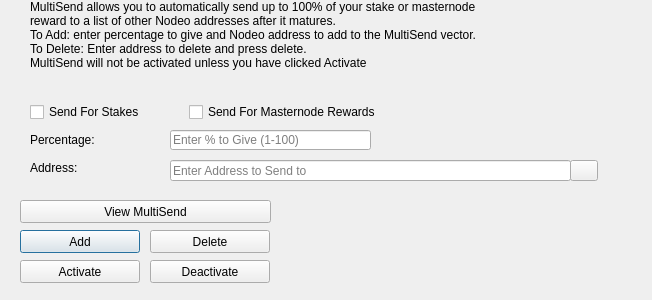
<?xml version="1.0" encoding="UTF-8"?>
<ui version="4.0">
 <class>MultiSendDialog</class>
 <widget class="QDialog" name="MultiSendDialog">
  <property name="windowModality">
   <enum>Qt::NonModal</enum>
  </property>
  <property name="geometry">
   <rect>
    <x>0</x>
    <y>0</y>
    <width>652</width>
    <height>300</height>
   </rect>
  </property>
  <property name="windowTitle">
   <string>MultiSend</string>
  </property>
  <widget class="QLineEdit" name="multiSendPercentEdit">
   <property name="geometry">
    <rect>
     <x>170</x>
     <y>130</y>
     <width>201</width>
     <height>20</height>
    </rect>
   </property>
   <property name="toolTip">
    <string>Enter whole numbers 1 - 100</string>
   </property>
   <property name="placeholderText">
    <string>Enter % to Give (1-100)</string>
   </property>
  </widget>
  <widget class="QLineEdit" name="multiSendAddressEdit">
   <property name="geometry">
    <rect>
     <x>170</x>
     <y>160</y>
     <width>401</width>
     <height>21</height>
    </rect>
   </property>
   <property name="toolTip">
    <string/>
   </property>
   <property name="placeholderText">
    <string>Enter Address to Send to</string>
   </property>
  </widget>
  <widget class="QLabel" name="label_2">
   <property name="geometry">
    <rect>
     <x>30</x>
     <y>0</y>
     <width>451</width>
     <height>121</height>
    </rect>
   </property>
   <property name="lineWidth">
    <number>1</number>
   </property>
   <property name="text">
    <string>MultiSend allows you to automatically send up to 100% of your stake or masternode reward to a list of other Nodeo addresses after it matures.
To Add: enter percentage to give and Nodeo address to add to the MultiSend vector.
To Delete: Enter address to delete and press delete.
MultiSend will not be activated unless you have clicked Activate</string>
   </property>
   <property name="alignment">
    <set>Qt::AlignLeading|Qt::AlignLeft|Qt::AlignTop</set>
   </property>
   <property name="wordWrap">
    <bool>true</bool>
   </property>
  </widget>
  <widget class="QLabel" name="message">
   <property name="geometry">
    <rect>
     <x>290</x>
     <y>200</y>
     <width>351</width>
     <height>91</height>
    </rect>
   </property>
   <property name="text">
    <string/>
   </property>
  </widget>
  <widget class="QPushButton" name="addButton">
   <property name="geometry">
    <rect>
     <x>20</x>
     <y>230</y>
     <width>120</width>
     <height>23</height>
    </rect>
   </property>
   <property name="toolTip">
    <string/>
   </property>
   <property name="statusTip">
    <string>Add to MultiSend Vector</string>
   </property>
   <property name="text">
    <string>Add</string>
   </property>
  </widget>
  <widget class="QPushButton" name="disableButton">
   <property name="geometry">
    <rect>
     <x>150</x>
     <y>260</y>
     <width>120</width>
     <height>23</height>
    </rect>
   </property>
   <property name="statusTip">
    <string>Deactivate MultiSend</string>
   </property>
   <property name="text">
    <string>Deactivate</string>
   </property>
  </widget>
  <widget class="QPushButton" name="addressBookButton">
   <property name="geometry">
    <rect>
     <x>570</x>
     <y>160</y>
     <width>28</width>
     <height>21</height>
    </rect>
   </property>
   <property name="toolTip">
    <string>Choose an address from the address book</string>
   </property>
   <property name="text">
    <string/>
   </property>
   <property name="icon">
    <iconset resource="../nodeo.qrc">
     <normaloff>:/icons/address-book</normaloff>:/icons/address-book</iconset>
   </property>
   <property name="shortcut">
    <string>Alt+A</string>
   </property>
   <property name="autoDefault">
    <bool>false</bool>
   </property>
  </widget>
  <widget class="QLabel" name="label">
   <property name="geometry">
    <rect>
     <x>30</x>
     <y>130</y>
     <width>121</width>
     <height>20</height>
    </rect>
   </property>
   <property name="toolTip">
    <string>Percentage of stake to send</string>
   </property>
   <property name="text">
    <string>Percentage:</string>
   </property>
  </widget>
  <widget class="QLabel" name="label_5">
   <property name="geometry">
    <rect>
     <x>30</x>
     <y>160</y>
     <width>111</width>
     <height>16</height>
    </rect>
   </property>
   <property name="toolTip">
    <string>Address to send portion of stake to</string>
   </property>
   <property name="text">
    <string>Address:</string>
   </property>
  </widget>
  <widget class="QPushButton" name="deleteButton">
   <property name="geometry">
    <rect>
     <x>150</x>
     <y>230</y>
     <width>120</width>
     <height>23</height>
    </rect>
   </property>
   <property name="toolTip">
    <string/>
   </property>
   <property name="statusTip">
    <string>Delete Address From MultiSend Vector</string>
   </property>
   <property name="text">
    <string>Delete</string>
   </property>
  </widget>
  <widget class="QPushButton" name="activateButton">
   <property name="geometry">
    <rect>
     <x>20</x>
     <y>260</y>
     <width>120</width>
     <height>23</height>
    </rect>
   </property>
   <property name="statusTip">
    <string>Activate MultiSend</string>
   </property>
   <property name="text">
    <string>Activate</string>
   </property>
  </widget>
  <widget class="QPushButton" name="viewButton">
   <property name="geometry">
    <rect>
     <x>20</x>
     <y>200</y>
     <width>251</width>
     <height>23</height>
    </rect>
   </property>
   <property name="toolTip">
    <string/>
   </property>
   <property name="statusTip">
    <string>View MultiSend Vector</string>
   </property>
   <property name="text">
    <string>View MultiSend</string>
   </property>
  </widget>
  <widget class="QWidget" name="horizontalLayoutWidget">
   <property name="geometry">
    <rect>
     <x>30</x>
     <y>100</y>
     <width>351</width>
     <height>24</height>
    </rect>
   </property>
   <layout class="QHBoxLayout" name="horizontalLayout">
    <item>
     <widget class="QCheckBox" name="multiSendStakeCheckBox">
      <property name="text">
       <string>Send For Stakes</string>
      </property>
     </widget>
    </item>
    <item>
     <widget class="QCheckBox" name="multiSendMasternodeCheckBox">
      <property name="text">
       <string>Send For Masternode Rewards</string>
      </property>
     </widget>
    </item>
   </layout>
  </widget>
 </widget>
 <resources>
  <include location="../nodeo.qrc"/>
 </resources>
 <connections/>
</ui>
